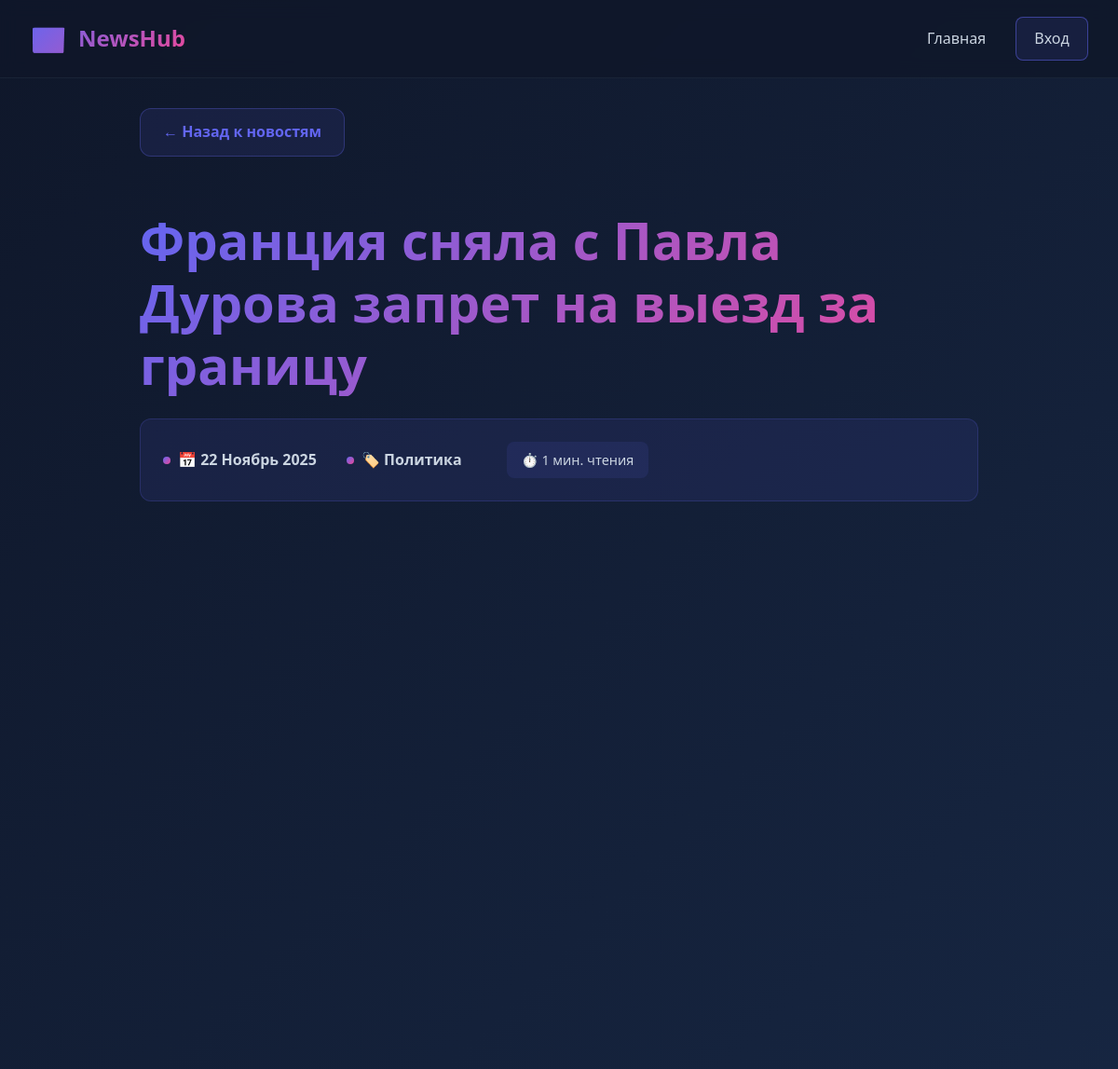
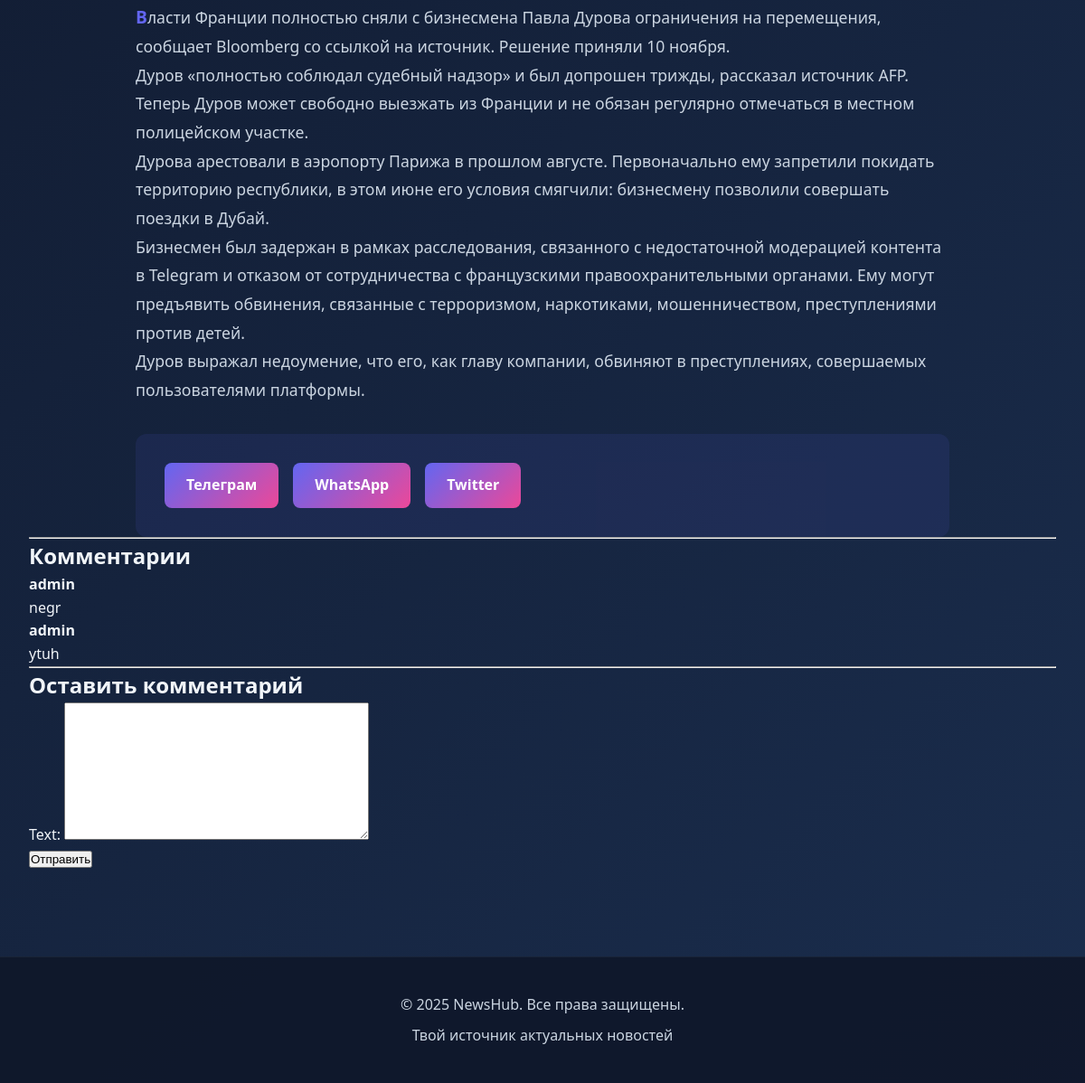
/news/1/, run on an earlier commit of the app's database (2 pictures, top to bottom).
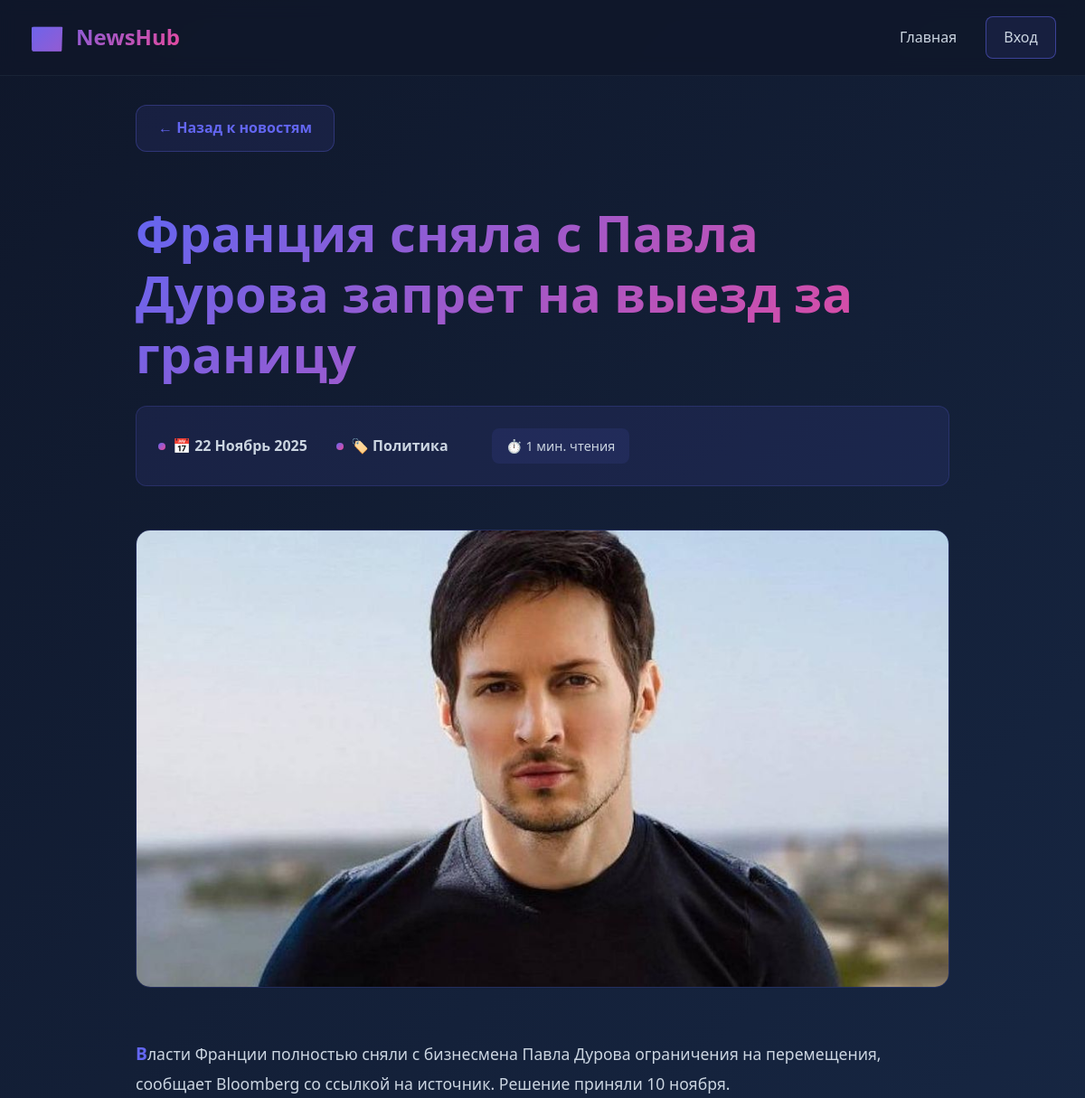
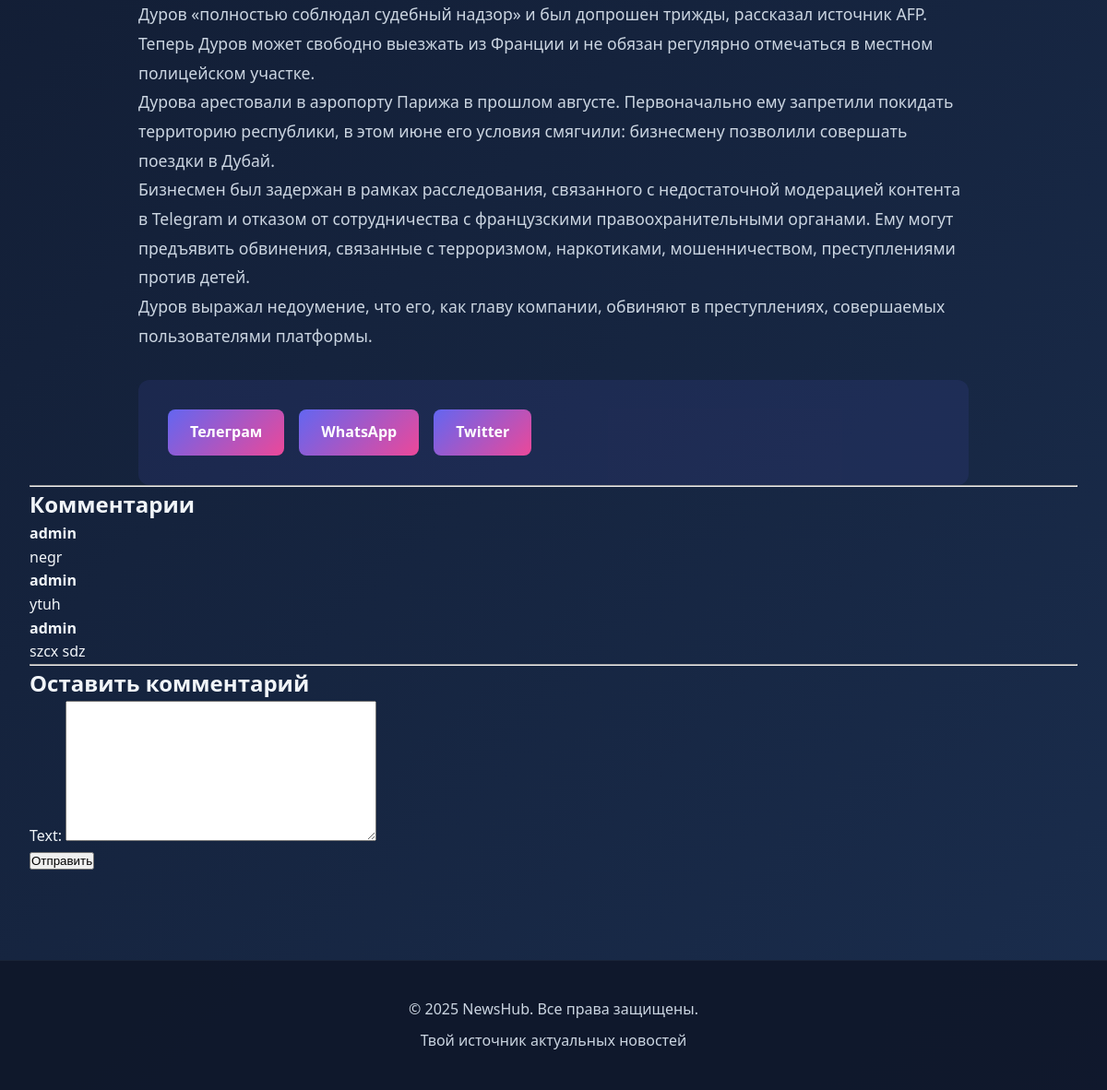
And on a later commit of the database (2 pictures, top to bottom).
### news/models.py (models this page shows, shortened)
class Comments(models.Model):
    text = models.TextField()
    created_at = models.DateTimeField(auto_now_add=True)
    user = models.ForeignKey(User,on_delete=models.CASCADE)
    news = models.ForeignKey(News,on_delete=models.CASCADE)

class Images(models.Model):
    image=models.ImageField(upload_to='news/')

### news/views.py (the view)
# urls.py: path('news/<int:news_id>/', news_detail, name='news_detail'),
def news_detail(request, news_id):
    new = get_object_or_404(News, id=news_id)
    comments = Comments.objects.filter(news=new)
    if request.method == 'POST':
        if not request.user.is_authenticated:
            return redirect('login')
        forms = ReviewForm(request.POST)
        if forms.is_valid():
            comment = forms.save(commit=False)
            comment.user = request.user
            comment.news = new
            comment.save()
            return redirect('news_detail', news_id=new.id)
    else:
        forms = ReviewForm()
    context = {
        'new': new,
        'comments': comments,
        'forms': forms
    }
    return render(request, 'news/news_detail.html', context)

### news/forms.py
class ReviewForm(forms.ModelForm):
    class Meta:
        model = Comments
        fields = ['text']

### news/models.py (called while the page is built)
    def __str__(self):
        return self.category_name

### templates/news/news_detail.html (shortened to what this page needs)
{% extends 'news/base.html' %}
{% load static %}
{% block extra_css %}
<link rel="stylesheet" href="{% static 'css/news_detail.css' %}">
{% endblock %}
{% block content %}
<article class="article-container">
    <div class="article-header">
        <a href="/" class="back-button">← Назад к новостям</a>
        <h1 class="article-title">{{ new.title }}</h1>
        <div class="article-meta">
            <span class="meta-item">📅 {{ new.published_time|date:"d F Y" }}</span>
            <span class="meta-item">🏷️ {{ new.category }}</span>
        </div>
    </div>
    <div class="article-gallery">
        {% for img in new.image.all %}
            <img src="{{ img.image.url }}" alt="{{ new.title }}" class="article-image">
        {% empty %}
            <div class="no-images-placeholder">📸 Изображения не добавлены</div>
        {% endfor %}
    </div>
    <div class="article-body">
        <div class="article-text">
            {{ new.text|linebreaks }}
        </div>
    </div>
</article>
<hr>
<h2>Комментарии</h2>
{% for c in comments %}
<div class="comment-box">
    <strong>{{ c.user.username }}</strong><br>
    {{ c.text }}
</div>
{% empty %}
<p>Комментариев пока нет...</p>
{% endfor %}
<hr>
<h2>Оставить комментарий</h2>
<form method="POST">
    {{ forms.as_p }}
    <button type="submit">Отправить</button>
</form>
{% endblock %}

What changed in the data, as far as the page shows it:
now on this page (row unchanged): Images: image (picture)
added Comments: user.username "admin", text "szcx sdz"
